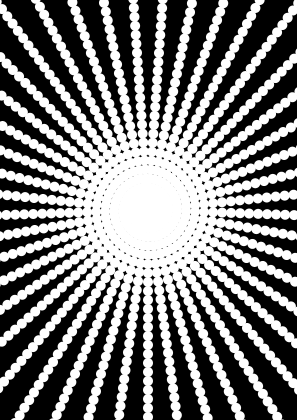
Frame 1 (no input)
Frame 60 (the mouse pressed at the canvas centre just before this capture): identical to frame 1, image omitted
Frame 120 (the mouse held since frame 60 and released just before this capture): identical to frame 1, image omitted

The Processing sketch that drew this single still picture (run headless with seeded random() and noise(); from frame 60 on, the mouse is pressed at the canvas centre):

// Processing sketch: processing_16441
// ── processing_16441.pde

void setup(){
  size(297,420);  
}
void draw(){
  float b=0;
  background(0);
  noStroke();
  for(int a=0; a<360*70; a=a+8){
  point(148,210);
  ellipse(148+b*sin(radians(a)),210+b*cos(radians(a)),10,10);
  b=b+0.2;
  }
}

void keyPressed(){ 
save("aaa1.jpg"); 
} 
